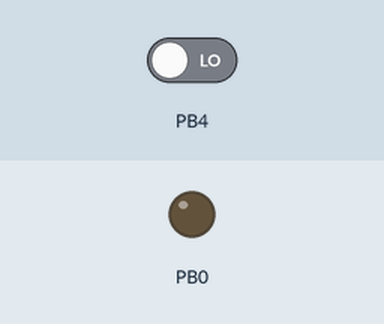
Simulated run of this sketch. Board: ATtiny85, built with avr-gcc and run on an emulated ATtiny85. On the bench: output pins drawn as LEDs (lit = HIGH). The test bench sets the inputs (shaded band); at power-on: PB4 LOW.

Above: at 1.2 s.
1.3 s: PB4 driven HIGH
At 3.05 s:
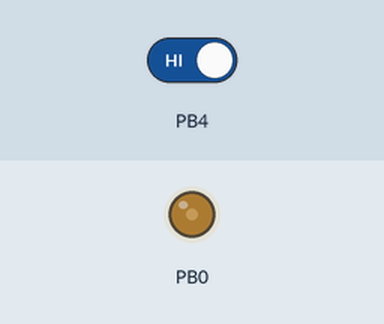
At 3.65 s:
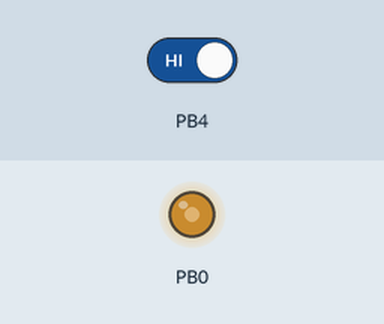
Timing chart, 0 to 13.3 s (numbered marks = the images above; inputs shaded):
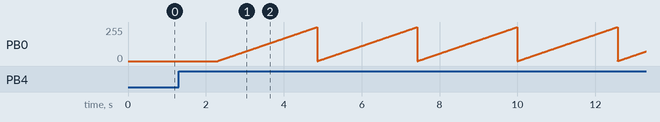

Measured:
- after the input at 1.3 s, PB0: ramps from 0/255 to 255/255 and jumps back, once every 2.6 s

The sketch:

DiscLight.ino
```cpp
/*This is sketch used in YouTube video: https://youtu.be/JLdUKz8555w
 * This is only for reference to those following along at home,
 * one unnecessary while-loop was removed and some comments changed,
 * there will be no more changes to this sketch. This code isn't actively developed
  */

/*Hardware:
 * Attiny85 and TTP223 module share common 5V and GND for power.
 * TTP223's output pin is connected to ATTiny85's PB4, (pin 3 on DIP8 package).
 * ATTiny85's PB0 (physical pin 5) goes to gate of the N-channel mosfet through 100ohm resistor).
 * COB LED with series resistor (calculated based on LED current and voltage) between 5V and mosfet's drain.
 * Source of mosfet connected to ground.
 * 10kOhm resistor betweeen ATTiny85's /RST and VCC.
 *
 * TTP223 was modified by soldering piece of copper wire, looped into spiral shape, increasing the touch area
 */

//WAITING = Button isn't pressed, not waiting for double-click.
//FIRST_PRESS  = Button is pressed for the first time after/during "WAITING" state
//AFTER_FIRST_PRESS = Button was released after/during "FIRST_PRESS" state
//LONG_PRESS = Button has been pressed down for longer than set threshold
enum State {WAITING, FIRST_PRESS, AFTER_FIRST_PRESS, LONG_PRESS};
State currentState = WAITING;

//Variables to store time of certain events
unsigned long pressStarted = 0;
unsigned long pressReleased = 0;

//Threshold how long button should be pressed to activate long press
uint16_t longPressDelay = 1000;
//... and how soon second click should happe to trigger double click
uint16_t doubleClickDelay = 1000;

uint8_t pwm = 0;
void setup() {
  //Pin 0 (Physical pin 5) is PWM output
  pinMode(0, OUTPUT);
  digitalWrite(0, LOW);
  //Pin 4 (Physical pin 3) is active high input
  pinMode(4, INPUT);
}
void loop() {


  switch (currentState) {
    //In WAITING state, wait for the button press,
    //  save time and go to FIRST_PRESS state.
    case WAITING:
      if (digitalRead(4)) {
        pressStarted = millis();
        currentState = FIRST_PRESS;
      }
      break;
    //In FIRST_PRESS, check if button is released,
    //  or long press threshold has passed.

    case FIRST_PRESS:
      //If button was released before long press,
      //  turn LED ON at low brightness if it was off,
      //  or OFF if it was already ON.
      //  Go to AFTER_FIRST_PRESS
      if (!digitalRead(4)) {
        pressReleased = millis();
        if (pwm == 0) {
          pwm = 10;
          analogWrite(0 , pwm);
          currentState = AFTER_FIRST_PRESS;
        } else {
          pwm = 0;
          analogWrite(0, pwm);
          currentState = AFTER_FIRST_PRESS;
        }
      // If button wasn't released and long press was detected,
      // switch to "LONG_PRESS" state
      } else if (millis() - pressStarted > longPressDelay) {
        currentState = LONG_PRESS;
      }
      break;
    //Wait for  the second press, which will turn LED to max.
    case AFTER_FIRST_PRESS:
      if (digitalRead(4)) {
        pwm = 255;
        analogWrite(0, pwm);
        while(digitalRead(4)){
        };
        currentState = WAITING;
      //Or go to WAITING state, if second press didn't happen
      } else if (millis() - pressReleased > doubleClickDelay) {
        currentState = WAITING;
      }
      break;
    //During LONG_PRESS, cycle LED pwm from 0 to 255
    //  When button is released, current brightness is left active
    case LONG_PRESS:
        if (digitalRead(4)) {
          if (pwm == 255) {
            pwm = 0;
          } else {
            pwm++;
          }
          analogWrite(0, pwm);
          delay(10);
        } else {
          currentState = WAITING;
        }
      break;
  }
}
```
